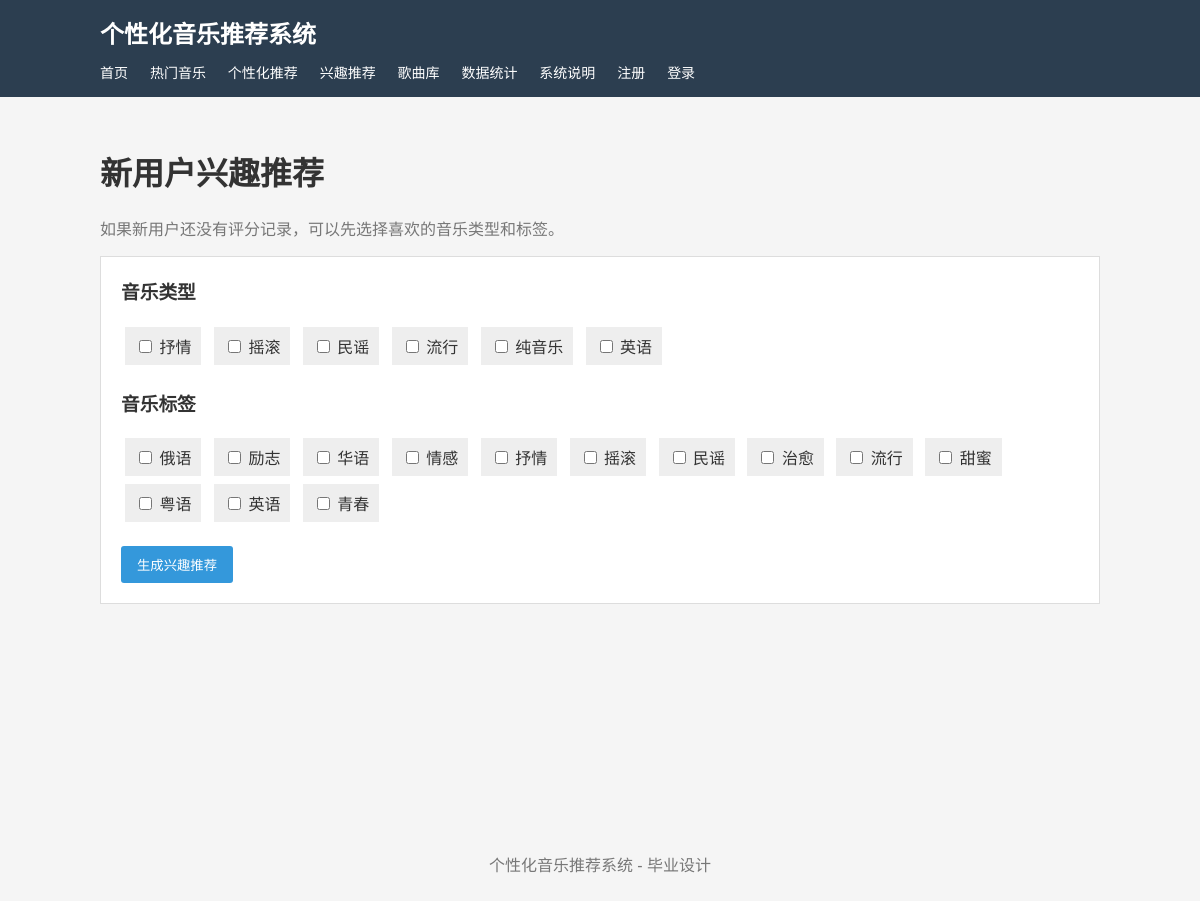
/interest, run on the app's committed database.
### tables this page shows
CREATE TABLE music (
    music_id INTEGER PRIMARY KEY,
    title TEXT NOT NULL,
    artist TEXT NOT NULL,
    genre TEXT,
    tags TEXT,
    audio_file TEXT,
    cover_file TEXT
);

### app.py (the view, shortened to what this page needs)
@app.route(
    "/interest",
    methods=["GET", "POST"]
)
def interest():
    genres = sorted(
        music_df[
            "genre"
        ]
        .dropna()
        .unique()
        .tolist()
    )
    tag_set = set()
    for text in music_df[
        "tags"
    ].fillna(""):
        for tag in str(
            text
        ).split():
            tag_set.add(
                tag
            )
    tags = sorted(
        tag_set
    )
    songs = None
    selected_genres = []
    selected_tags = []
    return render_template(
        "interest.html",
        genres=genres,
        tags=tags,
        songs=songs,
        selected_genres=(
            selected_genres
        ),
        selected_tags=(
            selected_tags
        )
    )

### app.py (called while the page is built, shortened)
def refresh_data():
    global music_df
    global ratings_df
    global rating_matrix
    global similarity
    (
        music_df,
        ratings_df,
        rating_matrix,
        similarity
    ) = load_all_data()

@app.before_request
def auto_refresh_data():
    refresh_data()
    session["background_type"] = "default"
    session["background_file"] = ""

### recommender.py (called while the page is built)
def build_matrix(ratings):
    matrix = ratings.pivot_table(
        index="user_id",
        columns="music_id",
        values="rating",
        aggfunc="mean"
    )
    return matrix

def calc_similarity(matrix):
    data = matrix.fillna(0).to_numpy(
        dtype=float, copy=True
    )
    norms = np.linalg.norm(data, axis=1)
    norms[norms == 0] = 1
    sim = np.dot(data, data.T) / np.outer(
        norms, norms
    )
    sim = np.clip(sim, 0, 1)
    np.fill_diagonal(sim, 0)
    return pd.DataFrame(
        sim,
        index=matrix.index,
        columns=matrix.index
    )

def load_all_data():
    conn = sqlite3.connect(DB_PATH)
    music = pd.read_sql_query(
        """
        SELECT
            music_id,
            title,
            artist,
            genre,
            tags,
            audio_file,
            cover_file
        FROM music
        ORDER BY music_id
        """,
        conn
    )
    ratings = pd.read_sql_query(
        """
        SELECT
            user_id,
            music_id,
            rating
        FROM ratings
        """,
        conn
    )
    conn.close()
    valid_ids = set(music["music_id"])
    ratings = ratings[
        ratings["music_id"].isin(valid_ids)
    ].copy()
    matrix = build_matrix(ratings)
    similarity = calc_similarity(matrix)
    return music, ratings, matrix, similarity

### templates/interest.html (shortened to what this page needs)
{% extends "base.html" %}
{% block content %}
<h1>新用户兴趣推荐</h1>
<p class="help">
    如果新用户还没有评分记录，可以先选择喜欢的音乐类型和标签。
</p>
<div class="box">
    <form method="post">
        <h3>音乐类型</h3>
        <div class="options">
            {% for item in genres %}
            <label>
                <input type="checkbox"
                       name="genres"
                       value="{{ item }}"
                       {% if item in selected_genres %}checked{% endif %}>
                {{ item }}
            </label>
            {% endfor %}
        </div>
        <h3>音乐标签</h3>
        <div class="options">
            {% for item in tags %}
            <label>
                <input type="checkbox"
                       name="tags"
                       value="{{ item }}"
                       {% if item in selected_tags %}checked{% endif %}>
                {{ item }}
            </label>
            {% endfor %}
        </div>
        <button type="submit">
            生成兴趣推荐
        </button>
    </form>
</div>
{% endblock %}

### static/style.css (style rules this page uses)
body { margin: 0; background: #f5f5f5; color: #333; font-family: Arial, "Microsoft YaHei", sans-serif; }
.button, button { display: inline-block; padding: 9px 16px; background: #3498db; color: white; border: none; text-decoration: none; cursor: pointer; border-radius: 3px; }
.card, .box { background: white; border: 1px solid #ddd; padding: 20px; margin-bottom: 20px; }
.card h3, .box h3 { margin-top: 0; }
.options { margin-bottom: 20px; }
.options label { display: inline-block; background: #eeeeee; padding: 7px 10px; margin: 4px; }
.help, .gray { color: #777; }

### data on the page
music: genre "抒情"
music: genre "摇滚"
music: genre "民谣"
music: genre "流行"
music: genre "纯音乐"
music: genre "英语"

### other printed values
{{ item }} "俄语" "励志" "华语" "情感" "抒情" "摇滚" "民谣" "治愈" "流行" "甜蜜" "粤语" "英语" "青春"
